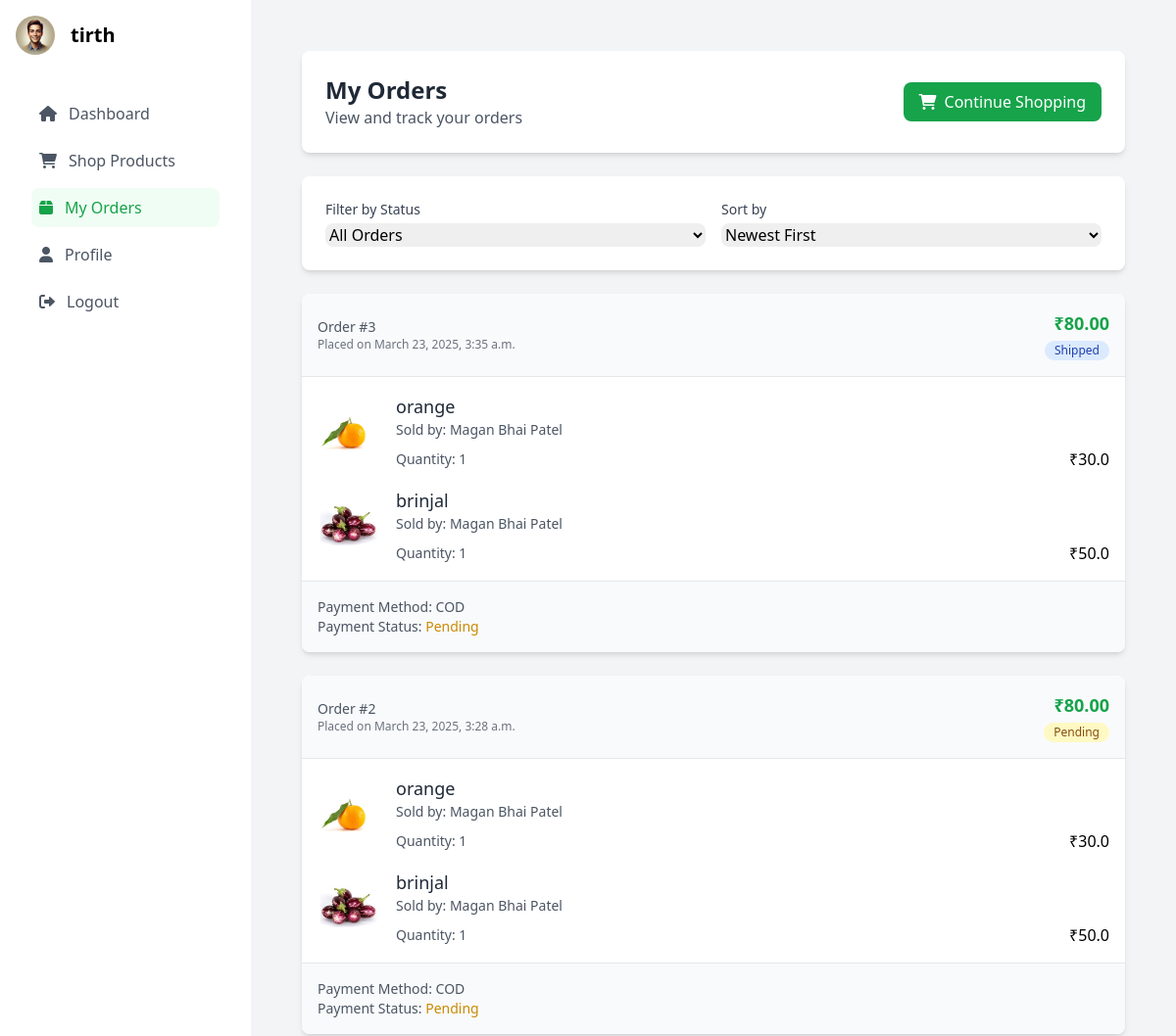
The page /customer/orders/ (signed in, upper part) on the database as committed earlier.
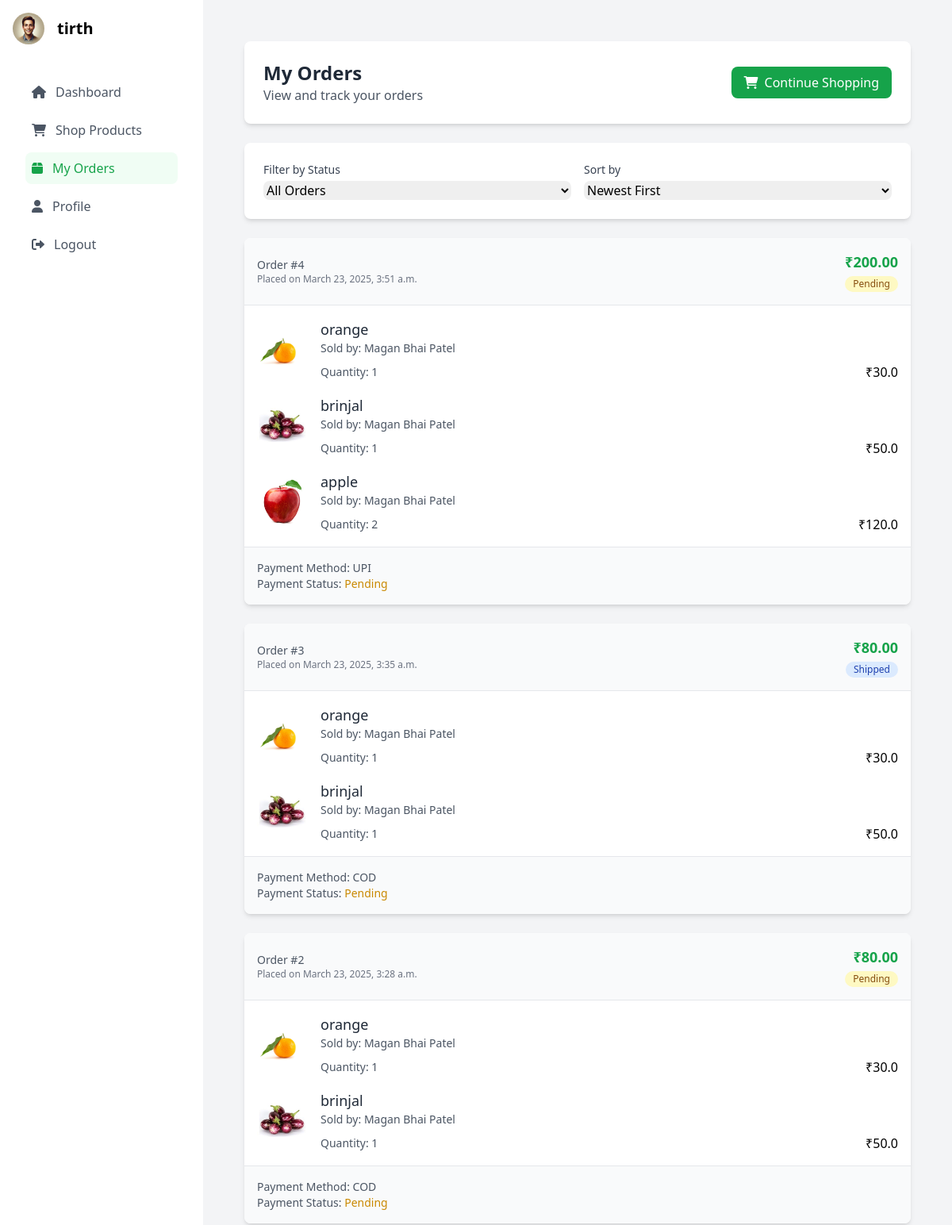
The same page on the database as committed later.
### api/models.py (models this page shows, shortened)
class Order(models.Model):
    STATUS_CHOICES = [
        ('Pending', 'Pending'),
        ('Shipped', 'Shipped'),
        ('Delivered', 'Delivered'),
        ('Cancelled', 'Cancelled'),
    ]
    PAYMENT_STATUS_CHOICES = [
        ('Pending', 'Pending'),
        ('Completed', 'Completed'),
        ('Failed', 'Failed'),
    ]
    order_id = models.AutoField(primary_key=True)
    customer = models.ForeignKey(User, on_delete=models.CASCADE)
    total_price = models.DecimalField(max_digits=10, decimal_places=2)
    order_date = models.DateTimeField(auto_now_add=True)
    order_status = models.CharField(max_length=20, choices=STATUS_CHOICES, default='Pending')
    placed_at = models.DateTimeField(auto_now_add=True)
    payment_status = models.CharField(max_length=20, choices=PAYMENT_STATUS_CHOICES, default='Pending')

class OrderItem(models.Model):
    order = models.ForeignKey(Order, on_delete=models.CASCADE)
    product = models.ForeignKey(Product, on_delete=models.CASCADE)
    quantity = models.PositiveIntegerField()
    price = models.DecimalField(max_digits=10, decimal_places=2)

class Product(models.Model):
    product_id = models.AutoField(primary_key=True)
    farmer = models.ForeignKey(FarmerProfile, on_delete=models.CASCADE)
    category = models.ForeignKey(Category, on_delete=models.CASCADE)
    product_name = models.CharField(max_length=100)
    description = models.TextField()
    price = models.DecimalField(max_digits=10, decimal_places=2)
    stock = models.PositiveIntegerField()
    image = models.ImageField(upload_to='products/')
    qr_code = models.ImageField(upload_to='qr_codes/', blank=True, null=True)
    created_at = models.DateTimeField(auto_now_add=True)

class FarmerProfile(models.Model):
    user = models.OneToOneField(User, on_delete=models.CASCADE)
    address = models.TextField()
    city = models.CharField(max_length=100)
    state = models.CharField(max_length=100)
    pincode = models.CharField(max_length=10)

class User(AbstractBaseUser, PermissionsMixin):
    ROLE_CHOICES = [
        ('Farmer', 'Farmer'),
        ('Customer', 'Customer'),
        ('Admin', 'Admin'),
        ('Verifier', 'Verifier'),
    ]
    user_id = models.AutoField(primary_key=True)
    full_name = models.CharField(max_length=100)
    email = models.EmailField(unique=True)
    phone_number = models.CharField(max_length=15)
    role = models.CharField(max_length=10, choices=ROLE_CHOICES, default='Customer')
    is_active = models.BooleanField(default=True)
    is_staff = models.BooleanField(default=False)
    objects = UserManager()
    USERNAME_FIELD = 'email'
    REQUIRED_FIELDS = ['full_name', 'phone_number']

class Payment(models.Model):
    PAYMENT_METHOD_CHOICES = [
        ('UPI', 'UPI'),
        ('Bank Transfer', 'Bank Transfer'),
        ('Wallet', 'Wallet'),
        ('COD', 'COD'),
    ]
    PAYMENT_STATUS_CHOICES = [
        ('Pending', 'Pending'),
        ('Success', 'Success'),
        ('Failed', 'Failed'),
    ]
    order = models.OneToOneField(Order, on_delete=models.CASCADE)
    payment_method = models.CharField(max_length=20, choices=PAYMENT_METHOD_CHOICES)
    transaction_id = models.CharField(max_length=50, blank=True, null=True)
    payment_status = models.CharField(max_length=20, choices=PAYMENT_STATUS_CHOICES, default='Pending')

### api/views.py (the view)
# urls.py: path('customer/orders/', views.customer_orders, name='customer_orders'),
@login_required
def customer_orders(request):
    if request.user.role != 'Customer':
        messages.error(request, 'Only customers can view their orders.')
        return redirect('home')
    status = request.GET.get('status', '')
    sort = request.GET.get('sort', '-placed_at')
    orders = Order.objects.filter(
        customer=request.user
    ).exclude(
        order_status='Cart'
    )
    if status:
        orders = orders.filter(order_status=status)
    orders = orders.order_by(sort).select_related(
        'payment'
    ).prefetch_related(
        'orderitem_set__product__farmer__user'
    )
    context = {
        'orders': orders,
        'current_status': status,
        'current_sort': sort,
    }
    return render(request, 'customer/orders.html', context)

### api/templatetags/custom_filters.py (called while the page is built)
@register.filter(name='multiply')
def multiply(value, arg):
    try:
        return float(value) * float(arg)
    except (ValueError, TypeError):
        return 0

### templates/customer/orders.html (shortened to what the changed rows need)
{% extends 'customer/customer_base.html' %}
{% load static %}
{% load custom_filters %}
{% block content %}
<div class="flex flex-col p-5">
    <div class="bg-white rounded-lg shadow-md p-6 mb-6">
        <div class="flex items-center justify-between">
            <div>
                <h1 class="text-2xl font-semibold text-gray-800">My Orders</h1>
            </div>
        </div>
    </div>
    <div class="space-y-6">
        {% for order in orders %}
        <div class="bg-white rounded-lg shadow-md overflow-hidden">
            <div class="p-4 bg-gray-50 border-b">
                <div class="flex items-center justify-between">
                    <div>
                        <p class="text-sm text-gray-600">Order #{{ order.order_id }}</p>
                        <p class="text-xs text-gray-500">Placed on {{ order.placed_at|date:"F j, Y, g:i a" }}</p>
                    </div>
                    <div class="text-right">
                        <p class="text-lg font-bold text-green-600">₹{{ order.total_price }}</p>
                        <span class="inline-flex items-center px-2.5 py-0.5 rounded-full text-xs font-medium
                            {% if order.order_status == 'Pending' %}bg-yellow-100 text-yellow-800
                            {% elif order.order_status == 'Shipped' %}bg-blue-100 text-blue-800
                            {% elif order.order_status == 'Delivered' %}bg-green-100 text-green-800
                            {% else %}bg-red-100 text-red-800{% endif %}">
                            {{ order.order_status }}
                        </span>
                    </div>
                </div>
            </div>
            <div class="p-4">
                <div class="space-y-4">
                    {% for item in order.orderitem_set.all %}
                    <div class="flex items-center gap-4">
                        <img src="{{ item.product.image.url }}" alt="{{ item.product.product_name }}"
                             class="w-16 h-16 object-cover rounded-lg">
                        <div class="flex-grow">
                            <h3 class="text-lg font-medium text-gray-800">{{ item.product.product_name }}</h3>
                            <p class="text-sm text-gray-600">
                                Sold by: {{ item.product.farmer.user.full_name }}
                            </p>
                            <div class="flex justify-between items-center mt-2">
                                <span class="text-sm text-gray-600">Quantity: {{ item.quantity }}</span>
                                <span class="font-medium">₹{{ item.price|multiply:item.quantity }}</span>
                            </div>
                        </div>
                    </div>
                    {% endfor %}
                </div>
            </div>
            <div class="p-4 bg-gray-50 border-t">
                <div class="flex items-center justify-between">
                    <div>
                        <p class="text-sm text-gray-600">
                            Payment Method: {{ order.payment.payment_method }}
                        </p>
                        <p class="text-sm text-gray-600">
                            Payment Status:
                            <span class="{% if order.payment.payment_status == 'Success' %}text-green-600
                                       {% elif order.payment.payment_status == 'Failed' %}text-red-600
                                       {% else %}text-yellow-600{% endif %}">
                                {{ order.payment.payment_status }}
                            </span>
                        </p>
                    </div>
                </div>
            </div>
        </div>
        {% endfor %}
    </div>
</div>
{% endblock %}

Rows that differ between the two databases and show on the page:
added Order: order_id "4", placed_at "March 23, 2025, 3:51 a.m.", total_price "200.00", order_status "Pending", payment.payment_method "UPI", payment.payment_status "Pending"
added OrderItem: product.image (picture), product.product_name "orange", product.farmer.user.full_name "Magan Bhai Patel", quantity "1", price|multiply "30.0", shown under "4"
added OrderItem: product.image (picture), product.product_name "brinjal", product.farmer.user.full_name "Magan Bhai Patel", quantity "1", price|multiply "50.0", shown under "4"
added OrderItem: product.image (picture), product.product_name "apple", product.farmer.user.full_name "Magan Bhai Patel", quantity "2", price|multiply "120.0", shown under "4"
